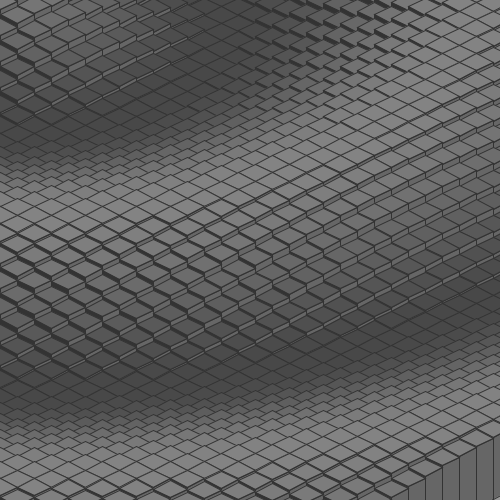
Frame 1 (no input)
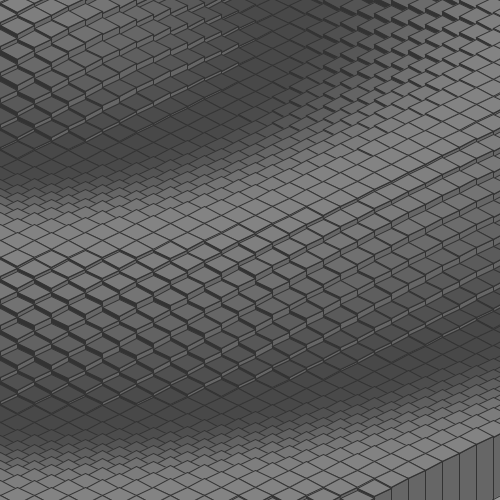
Frame 60 (the mouse pressed at the canvas centre just before this capture)
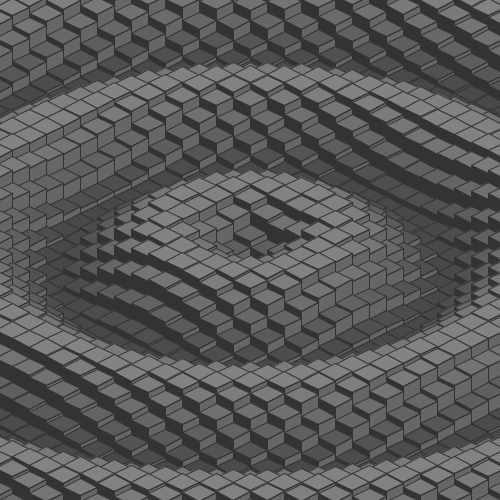
Frame 120 (the mouse held since frame 60 and released just before this capture)

The Processing sketch that drew these frames (run headless with seeded random() and noise(); from frame 60 on, the mouse is pressed at the canvas centre):

// Processing sketch: processing_27489
// ── processing_27489.pde

/*
Modified by Alastair Gray. (Original by Jared "BlueThen" C,  'Wavy'.)
*/

float compression = .55;
float a;
float speed = 0.8;

void setup()
{

  size(500,500);
  colorMode(HSB, 10);

  //compression = (dist(mouseX,mouseY, width/500.0,height/500.0)*compression++);


  stroke(2);

  frameRate(30);
}
void draw()
{

  speed = (width/2-dist(mouseX,mouseY, width/2,height/2)) / (width/2);

  // if (mouseX < width-100 > width-400, mouseY < height-100 > height-400){
     
   if ((mouseX < width -100)&&(mouseX > 100)){
   
   
   compression = .88;
   
   }else{
   compression = .55;
   }
   
  compression = (width/2-dist(mouseX,mouseY, width/2,height/2))/( dist(0,0, width/2, height/2));




  //When "i" is less than "35"...



  a -= speed;

  background(6);

  for (int x = -42; x < 42; x++) {
    //if (x > - 20) {
    // compression = .88;


    for (int z = -42; z < 42; z++) {

      //for (int y = int(10 * cos(0.55 * distance(x,z,0,0) - a))); halfw+halfh >= 250; int a -= 0.5;)  {     


      int y = int(24 * cos(compression * distance(x,z,0,0) - a));





      float xm = x*17 -8.5;
      float xt = x*17 +8.5;
      float zm = z*17 -8.5;
      float zt = z*17 +8.5;

      int halfw = mouseX;
      int halfh = mouseY;


      int isox1 = int(xm - zm + halfw);
      int isoy1 = int((xm + zm) * 0.5 + halfh);
      int isox2 = int(xm - zt + halfw);
      int isoy2 = int((xm + zt) * 0.5 + halfh);
      int isox3 = int(xt - zt + halfw);
      int isoy3 = int((xt + zt) * 0.5 + halfh);
      int isox4 = int(xt - zm + halfw);
      int isoy4 = int((xt + zm) * 0.5 + halfh);

      fill (2);
      quad(isox2, isoy2-y, isox3, isoy3-y, isox3, isoy3+40, isox2, isoy2+40);
      fill (4);
      quad(isox3, isoy3-y, isox4, isoy4-y, isox4, isoy4+40, isox3, isoy3+40);


      fill(4 + y * 0.05);
      quad(isox1, isoy1-y, isox2, isoy2-y, isox3, isoy3-y, isox4, isoy4-y);
    }
  }
}




float distance(float x,float y,float cx,float cy) {
  return sqrt(sq(cx - x) + sq(cy - y));
}
